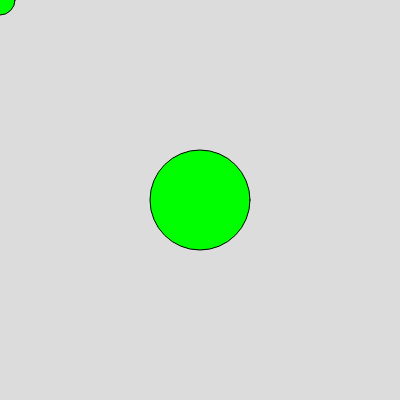
Frame 1 (no input)
Frame 60 (no input): identical to frame 1, image omitted
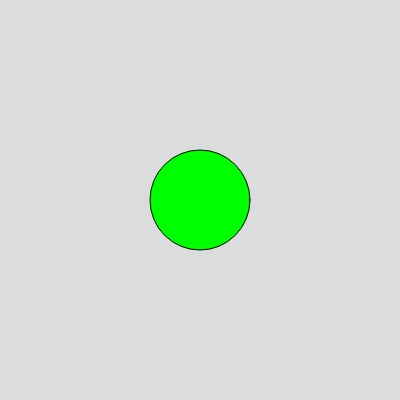
Frame 120 (the mouse pressed at the canvas centre since frame 60)

The p5.js sketch that drew these frames (run headless with seeded random() and noise() and a simulated clock; from frame 60 on, the mouse is pressed at the canvas centre):

// p5.js sketch
// ── sketch.js
// Project Title
// Lucas F.
// Date
//
// Extra for Experts:
// - describe what you did to take this project "above and beyond"

// Coordinate Systems and User Events
// Lucas F.
// Interactive programs
// A first look at interactive programs with p5.js

function setup() { // runs ONCE at the start
  createCanvas(400, 400);
  print(windowWidth, windowHeight, width, height);
  // windeoWidth: current browser width
  // width: canvas width
  
}

function draw() { // runs OVER and OVER targeting 60 fps
  // STRIVE to keep draw() clean and tidy

  background(220); // draws a solid rectangle
  // 0 = black  255 = white
  drawTwoCircles();

}

function drawTwoCircles() { // [ALT] [SHIFT] [F] -> Autoformat
  
  // draws two circles, one at a fixed location
  // one at the mouse location

  // Draw order:
  // Later thing is "drawn" (further down in draw())
  // The higher it is in the draw stack
  fill(0, 255, 0);
  // R, G, B
  circle(mouseX, mouseY, 30)

  circle(width/2, height/2, 100)
}
